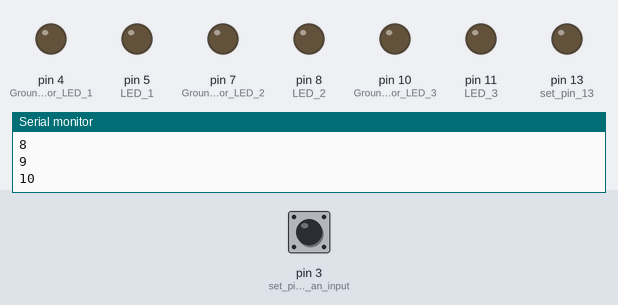
This sketch was run on a simulated Arduino Uno, built with avr-gcc and run on an emulated ATmega328P. Parts: output pins drawn as LEDs (lit = HIGH), the last lines printed to the serial monitor. The inputs (shaded band) are chosen by the test bench; at power-on: pin 3 (set_pin_3_to_be_an_input) HIGH.

Above: at 5.4 s.
5.5 s: pin 3 (set_pin_3_to_be_an_input) pulled LOW for 0.65 s
9.2 s: pin 3 (set_pin_3_to_be_an_input) pulled LOW for 1 s
At 10.3 s:
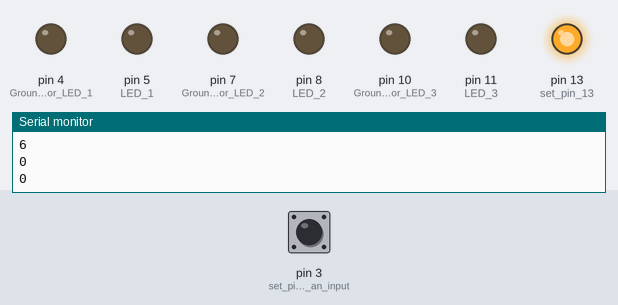
11.7 s: pin 3 (set_pin_3_to_be_an_input) pulled LOW for 3.2 s
At 21.1 s:
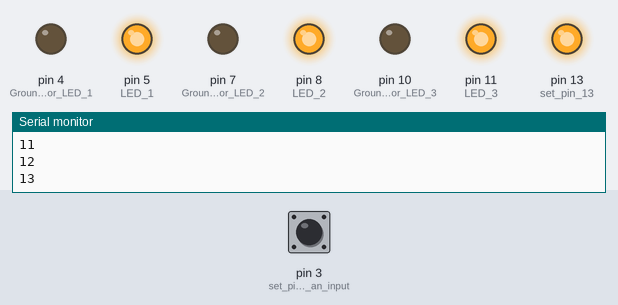
Timing chart, 0 to 22.4 s (numbered marks = the images above; inputs shaded):
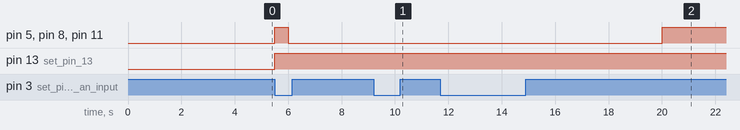

Measured:
- after the input at 9.2 s, pin 5 (LED_1), pin 8 (LED_2), pin 11 (LED_3): stays LOW (without the input it goes to HIGH after 2.3 s)
- after the input at 11.7 s, pin 5 (LED_1), pin 8 (LED_2), pin 11 (LED_3): LOW → HIGH after 8.3 s instead of 3.8 s

The sketch:

12changeTimerValue.ino
```cpp
int counter = 0; //declaring the counter variable and setting it to 0

void setup()
{
  // put your setup code here, to run once:
  Serial.begin(9600); //set the Baud rate to 9600hz. You can change this in the bottom right corner of the serial monitor
  pinMode(13, OUTPUT); //set pin 13 (the built in LED) to be an output

  //set up the 3 LEDs to be outputs
  pinMode(5, OUTPUT); //LED 1
  pinMode(8, OUTPUT); //LED 2
  pinMode(11, OUTPUT); //LED 3

  //set up the 3 ground pins for the LEDs
  pinMode(4, OUTPUT); //Ground for LED 1
  pinMode(7, OUTPUT); //Ground for LED 2
  pinMode(10, OUTPUT); //Ground for LED 3

  //set up the ground pins for the 3 LEDs
  digitalWrite(4, LOW); //Ground for LED 1 gets set low
  digitalWrite(7, LOW); //Ground for LED 2 gets set low
  digitalWrite(10, LOW); //Ground for LED 3 gets set low

  //set up the input button
  pinMode(3, INPUT_PULLUP); //set pin 3 to be an input and turn on the pullup resistor so you're not connecting ground to 5v directly
}

void loop()
{
  // put your main code here, to run repeatedly:
  //Serial.println("hi"); //Send the serial signal to the computer to print the string "hi" to the serial monitor
  Serial.println(counter); //print the value of the variable 'counter'
  delay(500); //delay 500 milliseconds
  counter = counter + 1; //take the previous value of 'counter', add 1, and store that new number in 'counter' again
  if (counter > 10) //if the variable 'counter' is greater than 10 (5 seconds), then do what's in the brackets
  {
    //Serial.println("timer is done!"); //print "timer is done!" to the serial moniter
    digitalWrite(13, HIGH); //turn on the built in LED by turning pin 13 high

    //Turn on the 3 LEDs
    digitalWrite(5, HIGH); //LED 1
    digitalWrite(8, HIGH); //LED 2
    digitalWrite(11, HIGH);  //LED 3
  }
  else //make sure the LEDs are off if the timer has not reached over 5
  {
    //Turn off the 3 LEDs
    digitalWrite(5, LOW); //LED 1
    digitalWrite(8, LOW); //LED 2
    digitalWrite(11, LOW);  //LED 3
  }

  if (digitalRead(3) == LOW) //if the arduino reads pin 3 as LOW/0v/ground, then do what's in the brackets
  {
    counter = 0; //reset the counter variable back to 0.
  }
}
```
